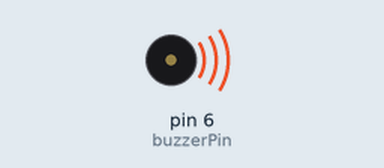
A sketch run on a simulated Arduino Uno, built with avr-gcc and run on an emulated ATmega328P. Parts: buzzer (waves = sounding).

Above: at 1.5 s.
At 5.2 s:
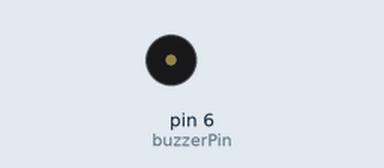
Timing chart, 0 to 7.5 s (numbered marks = the images above):
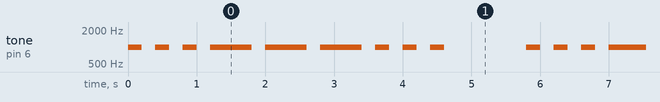

The sketch:

BuzzerTest.ino
```cpp
const int buzzerPin = 6;  // Pin connected to the buzzer

void setup() {
  pinMode(buzzerPin, OUTPUT);  // Set buzzer pin as output
}

void sosBeep() {
  // S: Three short beeps
  for (int i = 0; i < 3; i++) {
    tone(buzzerPin, 1000);
    delay(200);
    noTone(buzzerPin);
    delay(200);
  }

  // O: Three long beeps
  for (int i = 0; i < 3; i++) {
    tone(buzzerPin, 1000);
    delay(600);
    noTone(buzzerPin);
    delay(200);
  }

  // S: Three short beeps
  for (int i = 0; i < 3; i++) {
    tone(buzzerPin, 1000);
    delay(200);
    noTone(buzzerPin);
    delay(200);
  }

  delay(1000); // Pause before repeating
}

void loop() {
  sosBeep();
}
```

Measured:
- by itself, tone on pin 6 (buzzerPin): repeats every 5.8 s: 2 × (silent 0.20 s, 1000 Hz 0.20 s), 3 × (silent 0.20 s, 1000 Hz 0.60 s), 3 × (silent 0.20 s, 1000 Hz 0.20 s), silent 1.2 s, 1000 Hz 0.20 s
